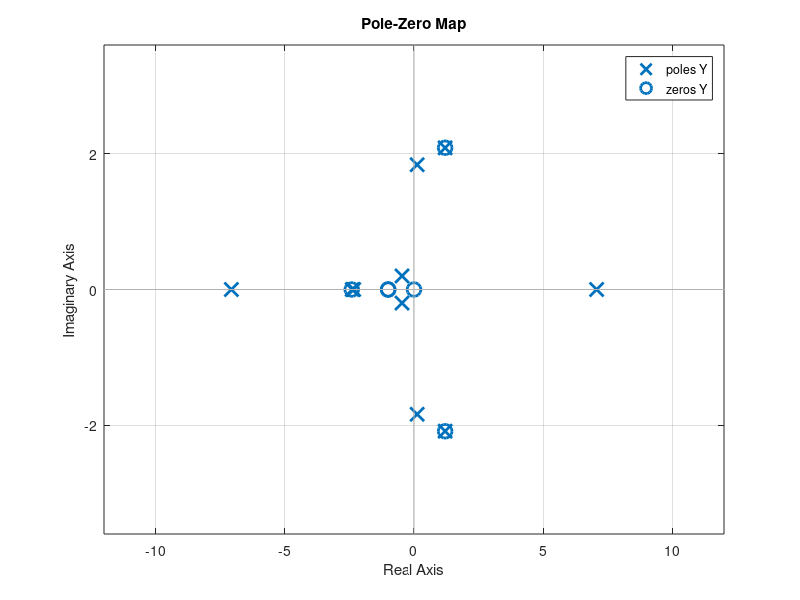

The MATLAB source for this figure:
G1 = tf(4,1);
G2 = tf(1,[1 1]);
G3 = tf([1 0],[1 0 2]);
rampa = tf(1,[1 0 0]);

H1 = tf([4 2], [1 2 1]);
H2 = tf(50, 1);
H3 = tf([1 0 2], [1 0 0 14]);

feedback1 = feedback(rampa, H2, 1);
serie1 = series(G2, G3);
feedback2 = feedback(serie1, H1, -1);
serie2 = series(feedback1, feedback2);
feedback3 = feedback(serie2, H3, -1);

Y = series(G1, feedback3)

pzmap(Y)

% La función es de orden 10
